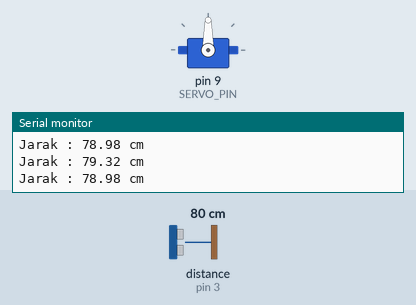
The sketch below on a simulated Arduino Uno, built with avr-gcc and run on an emulated ATmega328P. Shown: servo, the last lines printed to the serial monitor. Wiring (inferred from the names in the program): ultrasonic range finder: trigger pin 5; echo pin 3. The inputs (shaded band) are chosen by the test bench; at power-on: distance to the obstacle (sensor on pin 3) 80 cm. The echo pulse lasts 58.3 µs per cm.

Above: at 1.2 s.
1.3 s: distance to the obstacle (sensor on pin 3) set to 12 cm
2.8 s: distance to the obstacle (sensor on pin 3) set to 9 cm
At 3.5 s:
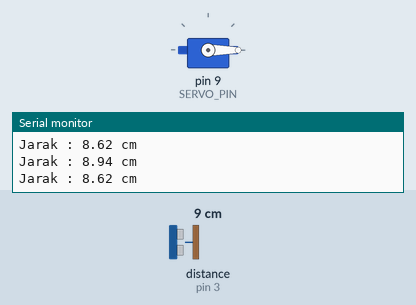
Timing chart, 0 to 5.8 s (numbered marks = the images above; inputs shaded):
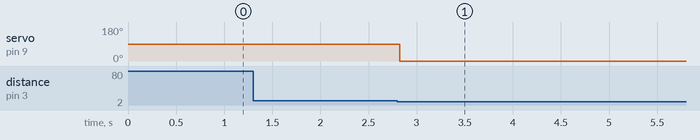

The sketch:

sensor_gerbang_otomatis.ino
```cpp
#include <Servo.h>

// ======================
// PIN
// ======================
#define TRIG_PIN  5
#define ECHO_PIN  3
#define SERVO_PIN 9

// ======================
// SERVO
// ======================
Servo gerbang;

// ======================
// PENGATURAN
// ======================
const int batasJarak               = 10;  // cm
const int delayTutup               = 650; // ms setelah objek pergi
const unsigned long intervalSensor = 60;  // baca jarak setiap 60ms

// ======================
// VARIABEL
// ======================
bool gerbangTerbuka                = false;
unsigned long waktuTerakhirDeteksi = 0;
unsigned long waktuSensorTerakhir  = 0;
float jarakTerakhir                = 0;

// ======================
// SETUP
// ======================
void setup() {
  Serial.begin(9600);

  pinMode(TRIG_PIN, OUTPUT);
  pinMode(ECHO_PIN, INPUT);

  gerbang.attach(SERVO_PIN);
  gerbang.write(90); // posisi awal tertutup

  Serial.println("=== SISTEM SIAP ===");
}

// ======================
// LOOP
// ======================
void loop() {

  // ======================
  // BACA HC-SR04
  // (setiap 60ms, timeout 15ms)
  // ======================
  if (millis() - waktuSensorTerakhir >= intervalSensor) {
    waktuSensorTerakhir = millis();

    digitalWrite(TRIG_PIN, LOW);
    delayMicroseconds(2);
    digitalWrite(TRIG_PIN, HIGH);
    delayMicroseconds(10);
    digitalWrite(TRIG_PIN, LOW);

    long durasi = pulseIn(ECHO_PIN, HIGH, 15000);
    jarakTerakhir = durasi * 0.034 / 2;

    Serial.print("Jarak : ");
    Serial.print(jarakTerakhir);
    Serial.println(" cm");

    // Orang mendekat → buka gerbang
    if (jarakTerakhir > 0 && jarakTerakhir < batasJarak) {
      if (!gerbangTerbuka) {
        Serial.println(">> Orang terdeteksi!");
        Serial.println(">> Gerbang terbuka.");
        gerbang.write(0);
        gerbangTerbuka = true;
      }
      waktuTerakhirDeteksi = millis();
    }
  }

  // ======================
  // TUTUP GERBANG
  // (dicek setiap iterasi)
  // ======================
  if (gerbangTerbuka &&
      millis() - waktuTerakhirDeteksi >= delayTutup) {
    Serial.println(">> Gerbang tertutup.");
    gerbang.write(90);
    gerbangTerbuka = false;
  }
}
```

Measured:
- the behaviour switches between 11 and 10 cm on distance to the obstacle (sensor on pin 3) (found by bisection; images 0 and 1)
- after the input at 2.8 s, servo on pin 9 (SERVO_PIN): 90° → 0° at once
